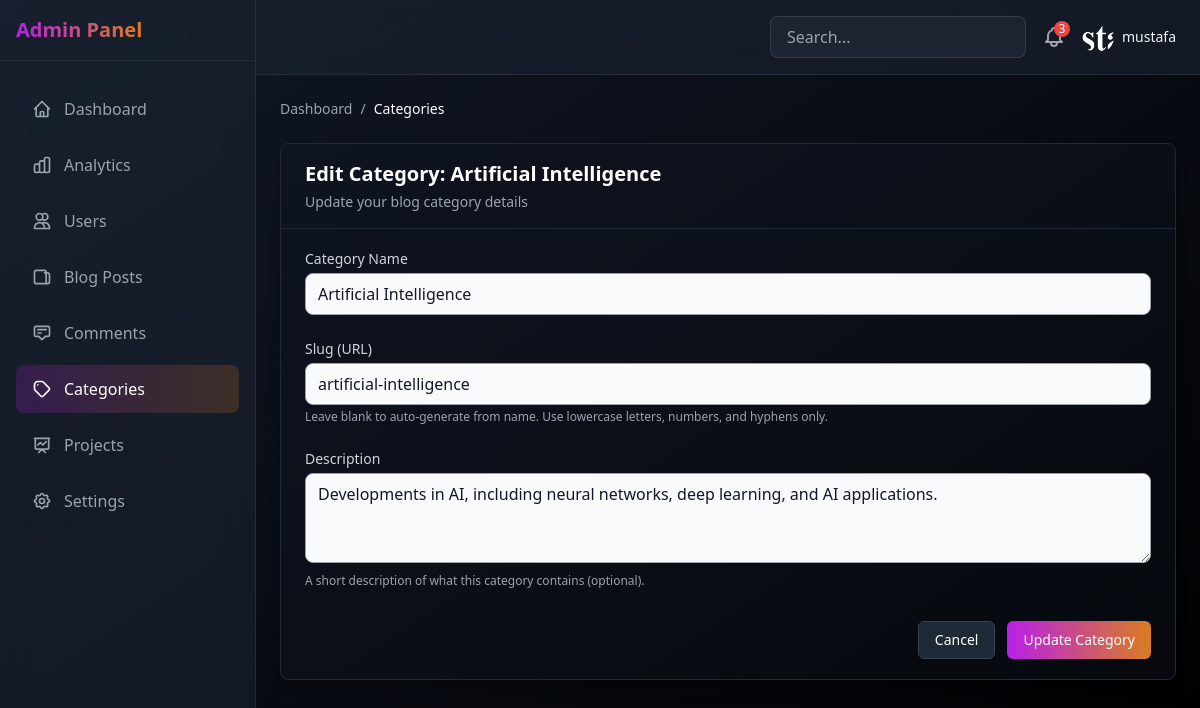
The page /users/admin/categories/artificial-intelligence/edit/ (signed in) on the database its author committed.
### blog/models.py (models this page shows, shortened)
class Category(models.Model):
    name = models.CharField(max_length=100)  # Remove choices constraint
    slug = models.SlugField(unique=True)
    description = models.TextField(blank=True)
    class Meta:
        verbose_name_plural = 'Categories'

### users/admin_views.py (the view)
# urls.py: path('admin/categories/<slug:slug>/edit/', admin_views.admin_category_edit, name='admin_category_edit'),
@login_required
@user_passes_test(is_admin_or_staff)
def admin_category_edit(request, slug):
    category = get_object_or_404(Category, slug=slug)
    if request.method == 'POST':
        form = CategoryForm(request.POST, instance=category)
        if form.is_valid():
            form.save()
            messages.success(request, 'Category updated successfully!')
            return redirect('admin_categories')
    else:
        form = CategoryForm(instance=category)
    context = {
        'active_tab': 'categories',
        'form': form,
        'category': category,
        'is_create': False,
        'form_title': f'Edit Category: {category.name}',
        'form_description': 'Update your blog category details',
        'submit_text': 'Update Category'
    }
    return render(request, 'admin/admin_category_form.html', context)

### users/forms.py (shortened to what this page needs)
class CategoryForm(forms.ModelForm):
    name = forms.CharField(max_length=100, widget=forms.TextInput(attrs={'placeholder': 'Category name'}))
    description = forms.CharField(required=False, widget=forms.Textarea(attrs={'rows': 3, 'placeholder': 'Description (optional)'}))
    class Meta:
        model = Category
        fields = ('name', 'slug', 'description')
        widgets = {
            'slug': forms.TextInput(attrs={'placeholder': 'Leave blank to auto-generate from name'}),
        }
    def __init__(self, *args, **kwargs):
        super(CategoryForm, self).__init__(*args, **kwargs)
        self.fields['slug'].required = False
        for fieldname in self.fields:
            self.fields[fieldname].widget.attrs['class'] = 'w-full rounded-lg border border-gray-400 bg-gray-50 px-3 py-2 text-gray-900 focus:outline-none dark:border-gray-600 dark:bg-gray-700 dark:text-white dark:focus:border-purple-500'

### users/admin_views.py (called while the page is built)
def is_admin_or_staff(user):
    return user.is_superuser or user.is_staff

### templates/admin/admin_category_form.html (shortened to what this page needs)
{% extends 'admin/custom_admin.html' %}
{% load static %}
{% block admin_content %}
<div class="bg-gray-900/30 rounded-lg shadow-lg border border-gray-800 mb-8">
    <div class="px-6 py-4 border-b border-gray-800">
        <h3 class="text-xl font-semibold text-white">{{ form_title }}</h3>
        <p class="mt-1 text-sm text-gray-400">{{ form_description }}</p>
    </div>
    <div class="px-6 py-5">
        <form method="POST">
            <div class="grid grid-cols-1 gap-y-6 gap-x-4 sm:grid-cols-6">
                <div class="sm:col-span-6">
                    <label for="{{ form.name.id_for_label }}" class="block text-sm font-medium text-gray-300">
                        Category Name
                    </label>
                    <div class="mt-1">
                        {{ form.name }}
                    </div>
                </div>
                <div class="sm:col-span-6">
                    <label for="{{ form.slug.id_for_label }}" class="block text-sm font-medium text-gray-300">
                        Slug (URL)
                    </label>
                    <div class="mt-1">
                        {{ form.slug }}
                    </div>
                    <p class="mt-1 text-xs text-gray-400">Leave blank to auto-generate from name. Use lowercase letters, numbers, and hyphens only.</p>
                </div>
                <div class="sm:col-span-6">
                    <label for="{{ form.description.id_for_label }}" class="block text-sm font-medium text-gray-300">
                        Description
                    </label>
                    <div class="mt-1">
                        {{ form.description }}
                    </div>
                    <p class="mt-1 text-xs text-gray-400">A short description of what this category contains (optional).</p>
                </div>
            </div>
            <div class="pt-8 flex justify-end">
                <button type="button" onclick="window.history.back()" class="px-4 py-2 mr-3 border border-gray-700 rounded-md shadow-sm text-sm font-medium text-white bg-gray-800 hover:bg-gray-700 transition-colors">
                    Cancel
                </button>
                <button type="submit" class="px-4 py-2 rounded-md shadow-sm text-sm font-medium text-white bg-gradient-to-r from-[#b820e6] to-[#da7d20] hover:opacity-90 transition-all duration-200">
                    {{ submit_text }}
                </button>
            </div>
        </form>
    </div>
</div>
{% endblock %}

### templates/admin/custom_admin.html (shortened to what this page needs)
<!DOCTYPE html>
<html lang="en">
<head>
    {% load static %}
    <script src="https://cdn.tailwindcss.com"></script>
</head>
<body class="bg-gradient-to-br from-gray-900 to-black text-gray-100">
    <div class="min-h-screen flex">
        <aside class="fixed top-0 left-0 h-screen w-64 bg-gray-800/50 backdrop-blur-lg border-r border-gray-700/50 transform transition-transform duration-200 ease-in-out lg:translate-x-0 -translate-x-full z-50" id="sidebar">
            <div class="flex items-center justify-between p-4 border-b border-gray-700/50">
                <h1 class="text-xl font-bold bg-gradient-to-r from-[#b820e6] to-[#da7d20] bg-clip-text text-transparent">Admin Panel</h1>
            </div>
            <nav class="mt-6 px-4 h-[calc(100vh-5rem)] overflow-y-auto custom-scrollbar">
                <div class="space-y-2">
                    <a href="{% url 'custom_admin' %}" class="flex items-center space-x-3 px-4 py-3 rounded-lg {% if active_tab == 'dashboard' %}bg-gradient-to-r from-[#b820e6]/20 to-[#da7d20]/20 text-white{% else %}text-gray-400 hover:bg-gray-700/30 hover:text-white{% endif %} transition-all duration-200">
                        <svg class="w-5 h-5" fill="none" stroke="currentColor" viewBox="0 0 24 24">
                            <path stroke-linecap="round" stroke-linejoin="round" stroke-width="2" d="M3 12l2-2m0 0l7-7 7 7M5 10v10a1 1 0 001 1h3m10-11l2 2m-2-2v10a1 1 0 01-1 1h-3m-6 0a1 1 0 001-1v-4a1 1 0 011-1h2a1 1 0 011 1v4a1 1 0 001 1m-6 0h6"></path>
                        </svg>
                        <span>Dashboard</span>
                    </a>
                    <a href="{% url 'admin_analytics' %}" class="flex items-center space-x-3 px-4 py-3 rounded-lg {% if active_tab == 'analytics' %}bg-gradient-to-r from-[#b820e6]/20 to-[#da7d20]/20 text-white{% else %}text-gray-400 hover:bg-gray-700/30 hover:text-white{% endif %} transition-all duration-200">
                        <span>Analytics</span>
                    </a>
                    <a href="{% url 'admin_users' %}" class="flex items-center space-x-3 px-4 py-3 rounded-lg {% if active_tab == 'users' %}bg-gradient-to-r from-[#b820e6]/20 to-[#da7d20]/20 text-white{% else %}text-gray-400 hover:bg-gray-700/30 hover:text-white{% endif %} transition-all duration-200">
                        <svg class="w-5 h-5" fill="none" stroke="currentColor" viewBox="0 0 24 24">
                            <path stroke-linecap="round" stroke-linejoin="round" stroke-width="2" d="M12 4.354a4 4 0 110 5.292M15 21H3v-1a6 6 0 0112 0v1zm0 0h6v-1a6 6 0 00-9-5.197M13 7a4 4 0 11-8 0 4 4 0 018 0z"></path>
                        </svg>
                        <span>Users</span>
                    </a>
                    <a href="{% url 'admin_posts' %}" class="flex items-center space-x-3 px-4 py-3 rounded-lg {% if active_tab == 'posts' %}bg-gradient-to-r from-[#b820e6]/20 to-[#da7d20]/20 text-white{% else %}text-gray-400 hover:bg-gray-700/30 hover:text-white{% endif %} transition-all duration-200">
                        <svg class="w-5 h-5" fill="none" stroke="currentColor" viewBox="0 0 24 24">
                            <path stroke-linecap="round" stroke-linejoin="round" stroke-width="2" d="M19 20H5a2 2 0 01-2-2V6a2 2 0 012-2h10a2 2 0 012 2v1m2 13a2 2 0 01-2-2V7m2 13a2 2 0 002-2V9.5a2.5 2.5 0 00-2.5-2.5H15"></path>
                        </svg>
                        <span>Blog Posts</span>
                    </a>
                    <a href="{% url 'admin_comments' %}" class="flex items-center space-x-3 px-4 py-3 rounded-lg {% if active_tab == 'comments' %}bg-gradient-to-r from-[#b820e6]/20 to-[#da7d20]/20 text-white{% else %}text-gray-400 hover:bg-gray-700/30 hover:text-white{% endif %} transition-all duration-200">
                        <svg class="w-5 h-5" fill="none" stroke="currentColor" viewBox="0 0 24 24">
                            <path stroke-linecap="round" stroke-linejoin="round" stroke-width="2" d="M7 8h10M7 12h4m1 8l-4-4H5a2 2 0 01-2-2V6a2 2 0 012-2h14a2 2 0 012 2v8a2 2 0 01-2 2h-3l-4 4z"></path>
                        </svg>
                        <span>Comments</span>
                    </a>
                    <a href="{% url 'admin_categories' %}" class="flex items-center space-x-3 px-4 py-3 rounded-lg {% if active_tab == 'categories' %}bg-gradient-to-r from-[#b820e6]/20 to-[#da7d20]/20 text-white{% else %}text-gray-400 hover:bg-gray-700/30 hover:text-white{% endif %} transition-all duration-200">
                        <svg class="w-5 h-5" fill="none" stroke="currentColor" viewBox="0 0 24 24">
                            <path stroke-linecap="round" stroke-linejoin="round" stroke-width="2" d="M7 7h.01M7 3h5c.512 0 1.024.195 1.414.586l7 7a2 2 0 010 2.828l-7 7a2 2 0 01-2.828 0l-7-7A1.994 1.994 0 013 12V7a4 4 0 014-4z"></path>
                        </svg>
                        <span>Categories</span>
                    </a>
                    <a href="{% url 'projects:admin_projects' %}" class="flex items-center space-x-3 px-4 py-3 rounded-lg {% if active_tab == 'projects' %}bg-gradient-to-r from-[#b820e6]/20 to-[#da7d20]/20 text-white{% else %}text-gray-400 hover:bg-gray-700/30 hover:text-white{% endif %} transition-all duration-200">
                        <svg class="w-5 h-5" fill="none" stroke="currentColor" viewBox="0 0 24 24">
                            <path stroke-linecap="round" stroke-linejoin="round" stroke-width="2" d="M7 12l3-3 3 3 4-4M8 21l4-4 4 4M3 4h18M4 4h16v12a1 1 0 01-1 1H5a1 1 0 01-1-1V4z"></path>
                        </svg>
                        <span>Projects</span>
                    </a>
                    <a href="{% url 'admin_settings' %}" class="flex items-center space-x-3 px-4 py-3 rounded-lg {% if active_tab == 'settings' %}bg-gradient-to-r from-[#b820e6]/20 to-[#da7d20]/20 text-white{% else %}text-gray-400 hover:bg-gray-700/30 hover:text-white{% endif %} transition-all duration-200">
                        <span>Settings</span>
                    </a>
                </div>
            </nav>
        </aside>
        <main class="flex-1 lg:ml-64 min-h-screen">
            <header class="sticky top-0 z-40 bg-gray-800/50 backdrop-blur-lg border-b border-gray-700/50">
                <div class="flex items-center justify-between px-6 py-4">
                    <div class="flex items-center space-x-4 ml-auto">
                        <div class="relative">
                            <input type="text" placeholder="Search..." class="w-64 px-4 py-2 rounded-lg bg-gray-700/30 border border-gray-600/50 focus:outline-none focus:border-[#b820e6]/50 text-gray-200 placeholder-gray-400">
                        </div>
                        <button class="text-gray-400 hover:text-white relative group">
                            <span class="absolute -top-1 -right-1 bg-red-500 text-white text-xs rounded-full w-4 h-4 flex items-center justify-center">3</span>
                        </button>
                        <div class="relative group">
                            <button class="flex items-center space-x-2 focus:outline-none">
                                <img src="{% if request.user.profile.profile_picture %}{{ request.user.profile.profile_picture.url }}{% else %}{% static 'img/Mustafa-light.png' %}{% endif %}" class="w-8 h-8 rounded-full object-cover">
                                <span class="text-sm font-medium">{{ request.user.username }}</span>
                            </button>
                        </div>
                    </div>
                </div>
            </header>
            <div class="p-6 space-y-6">
                <div class="flex items-center space-x-2 text-sm text-gray-400">
                    <a href="{% url 'custom_admin' %}" class="hover:text-white">Dashboard</a>
                    <span>/</span>
                    <span class="text-white">{{ active_tab|title }}</span>
                </div>
                {% block admin_content %}{% endblock %}
            </div>
        </main>
    </div>
</body>
</html>

### rows shown on the page
Category: name "Artificial Intelligence", slug "artificial-intelligence", description "Developments in AI, including neural networks, deep learning, and AI applications."

### other values the page prints
{{ request.user.username }} "mustafa"
{{ active_tab|title }} "Categories"
{{ submit_text }} "Update Category"
